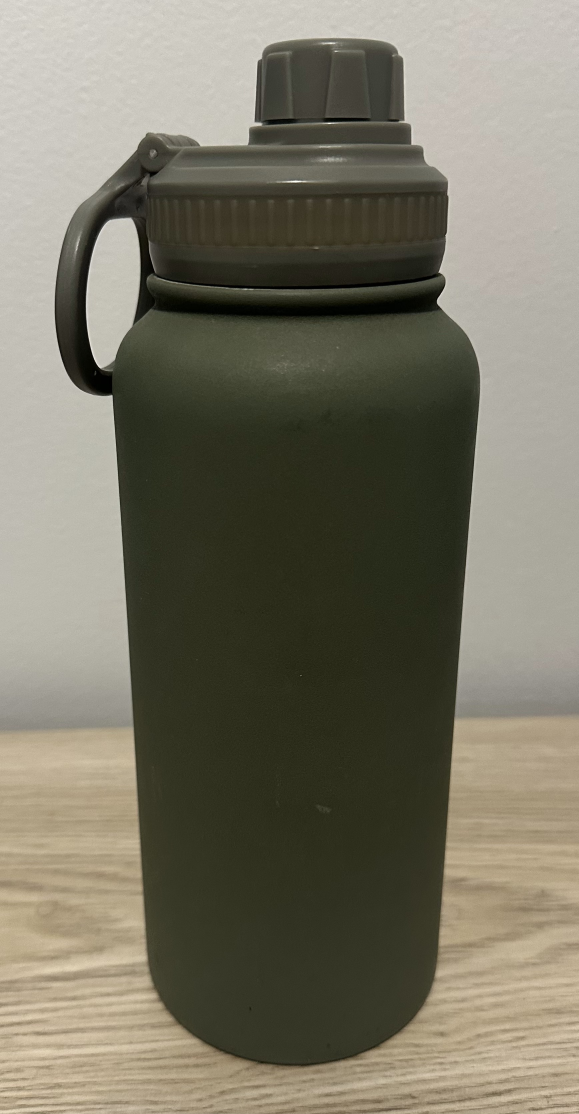
#> input picture Objects/O1.jpg, 1736 x 3342 px, found by its file name (shown at 1/3 size); its folder holds only this picture in this run
$ python keypoints_extraction.py
#> lines starting #> are read from the running program, lines starting #| are printed output that depends on the picture
import cv2
import os

# Path to input and output folders
input_folder = "Objects"         # Folder containing resized object images
output_folder = "Keypoints"      # Folder to save images with keypoints drawn

# Ensure output folder exists
if not os.path.exists(output_folder):
    os.makedirs(output_folder)

# Initialize SIFT
sift = cv2.SIFT_create()

# Process each image in the input folder
for image_name in os.listdir(input_folder):

    # Skip non-image files
    if not image_name.lower().endswith(".jpg"):
        print(f"Skipping non-JPG file: {image_name}")
        continue

    image_path = os.path.join(input_folder, image_name)

    # Load image
    img = cv2.imread(image_path, cv2.IMREAD_GRAYSCALE)
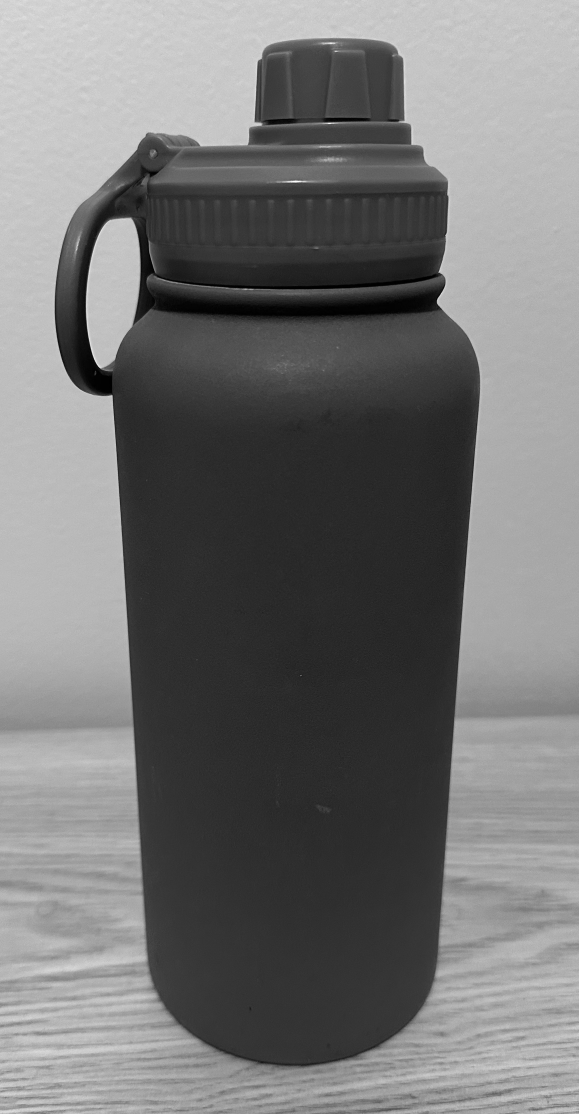
#> img: shape (3342, 1736) (shown at 1/3 size); min 0, max 255, mean 116.5
    if img is None:
        print(f"Could not load {image_name}. Skipping.")
        continue

    # Detect keypoints and descriptors
    keypoints, descriptors = sift.detectAndCompute(img, None)
#> keypoints = 1214 keypoints; strongest (x, y, size): (311, 1064, 51.2), (268, 1130, 68.9), (359, 724, 83.6), (331, 971, 102.3)
    print(f"{image_name}: Detected {len(keypoints)} keypoints")
#| O1.jpg: Detected 1214 keypoints

    # Draw keypoints on the image
    img_with_keypoints = cv2.drawKeypoints(
        img, keypoints, None, flags=cv2.DRAW_MATCHES_FLAGS_DRAW_RICH_KEYPOINTS, color=(0, 255, 0)
    )
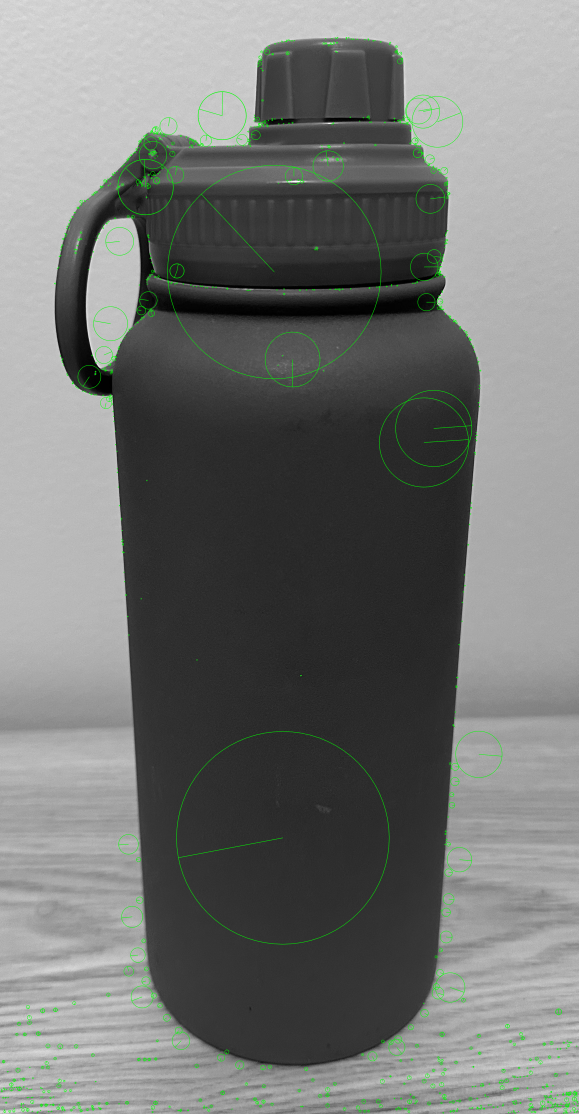
#> img_with_keypoints: shape (3342, 1736, 3) (shown at 1/3 size); mean of channels 0, 1, 2 115.6, 117.5, 115.6; drawn as B, G, R

    # Save the output image
    output_path = os.path.join(output_folder, f"keypoints_{image_name}")
    cv2.imwrite(output_path, img_with_keypoints)

print(f"Keypoint detection complete. Results saved in {output_folder}.")

$ run again, on Objects/O2.jpg
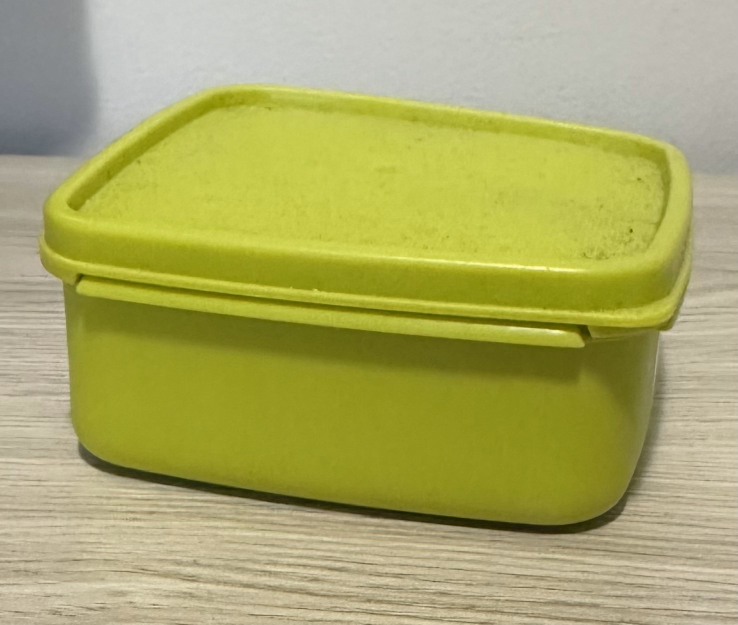
#> input picture Objects/O2.jpg, 1475 x 1249 px, found by its file name (shown at 1/2 size)
#> `img = cv2.imread(image_path, cv2.IMREAD_GRAYSCALE)`:
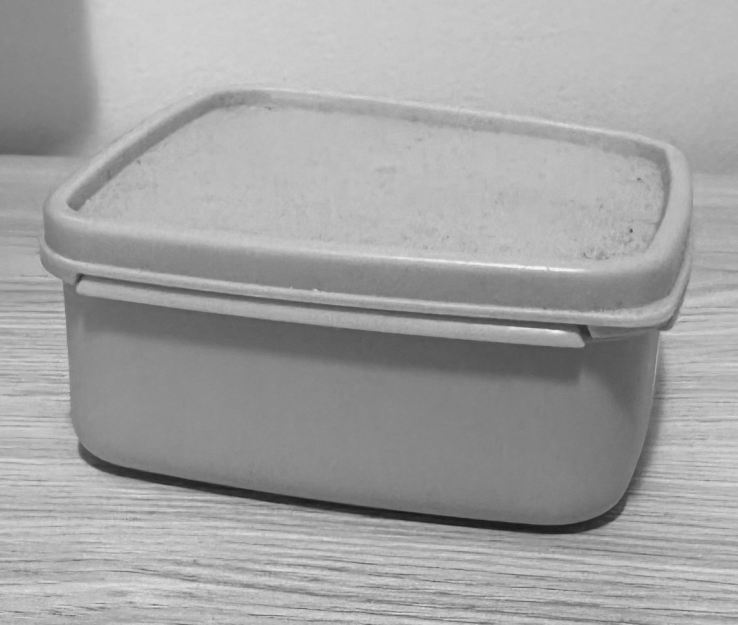
#> img: shape (1249, 1475) (shown at 1/2 size); min 21, max 245, mean 162.4
#> keypoints = 1263 keypoints; strongest (x, y, size): (308, 1210, 2.5), (1166, 660, 18), (1025, 657, 7.7), (1148, 681, 20.4)
#| O2.jpg: Detected 1263 keypoints
#> `img_with_keypoints = cv2.drawKeypoints( img, keypoints, None, flags=cv..`:
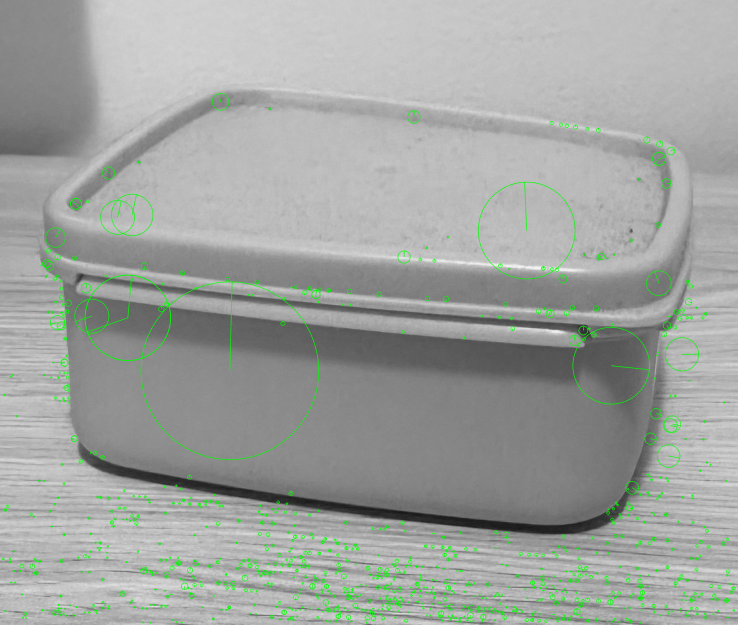
#> img_with_keypoints: shape (1249, 1475, 3) (shown at 1/2 size); mean of channels 0, 1, 2 159.8, 163.8, 159.8; drawn as B, G, R

$ run again, on Objects/O3.jpg
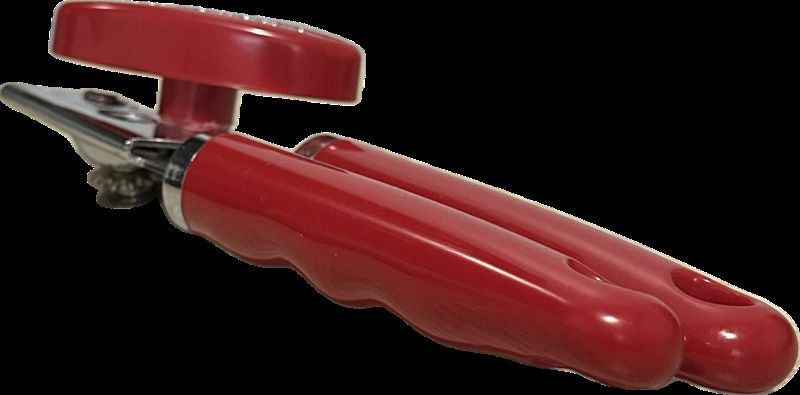
#> input picture Objects/O3.jpg, 800 x 395 px, found by its file name
#> `img = cv2.imread(image_path, cv2.IMREAD_GRAYSCALE)`:
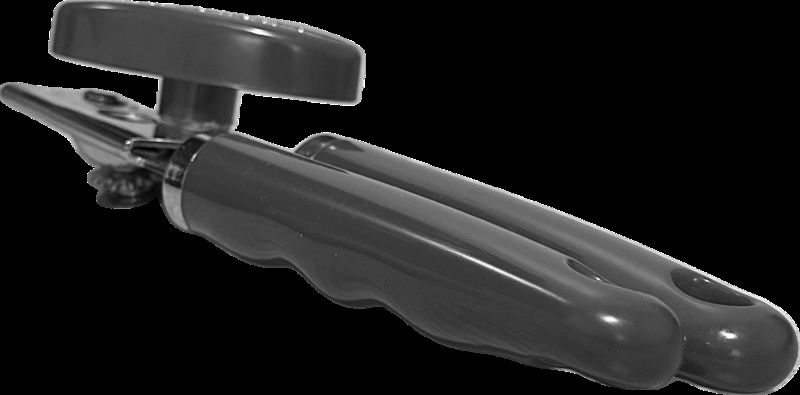
#> img: shape (395, 800); min 0, max 255, mean 33.1
#> keypoints = 323 keypoints; strongest (x, y, size): (246, 17, 4.2), (749, 294, 3.3), (694, 269, 3.5), (322, 102, 2.8)
#| O3.jpg: Detected 323 keypoints
#> `img_with_keypoints = cv2.drawKeypoints( img, keypoints, None, flags=cv..`:
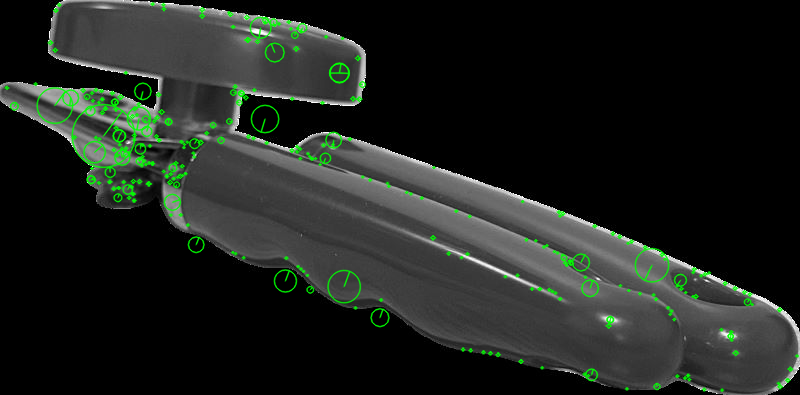
#> img_with_keypoints: shape (395, 800, 3); mean of channels 0, 1, 2 31.3, 36.1, 31.3; drawn as B, G, R
